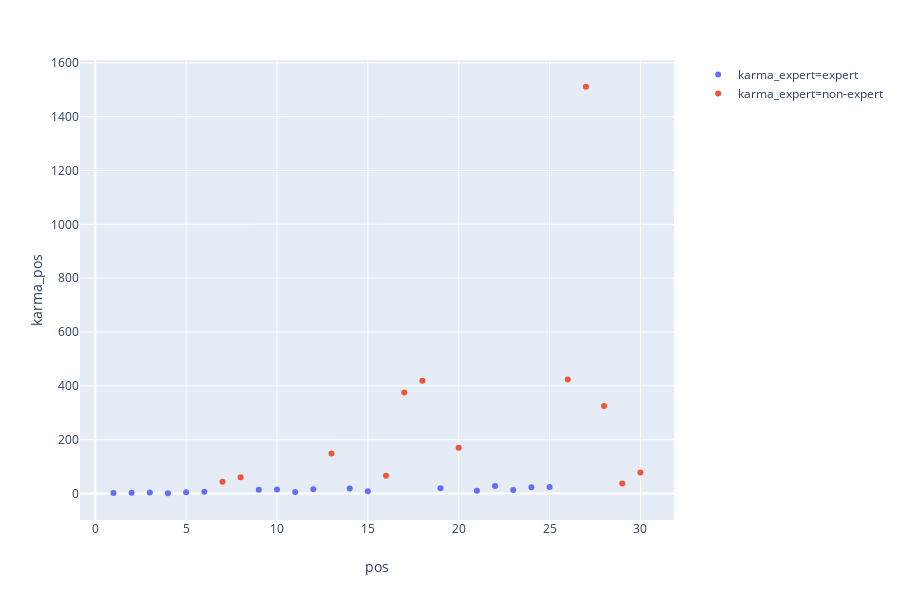

Notebook source saved alongside this figure:
### Code cell
import plotly.express as px
iris = px.data.iris()
data = []
for t in a:
    karma_expert = 'expert' if t[1] <= 30 else 'non-expert'
    data.append((t[0], t[1], karma_expert))
    
df = pd.DataFrame(data, columns=['pos', 'karma_pos', 'karma_expert'])
fig = px.scatter(df, x="pos", y="karma_pos", color="karma_expert", hover_data=['pos','karma_pos'])
fig.show()

### Figure 1 — Plotly figure (JSON) as saved in the notebook; plotly's stock layout.template omitted (floating-point values rounded to 4 significant figures)
{"data": [{"customdata": [[1, 2], [2, 3], [3, 4], [4, 1], [5, 5], [6, 7], [9, 14], [10, 15], [11, 6], [12, 16], [14, 19], [15, 8], [19, 20], [21, 10], [22, 28], [23, 13], [24, 23], [25, 24]], "hoverlabel": {"namelength": 0}, "hovertemplate": "karma_expert=expert<br>pos=%{customdata[0]}<br>karma_pos=%{customdata[1]}", "legendgroup": "karma_expert=expert", "marker": {"color": "#636efa", "symbol": "circle"}, "mode": "markers", "name": "karma_expert=expert", "showlegend": true, "type": "scatter", "x": [1, 2, 3, 4, 5, 6, 9, 10, 11, 12, 14, 15, 19, 21, 22, 23, 24, 25], "xaxis": "x", "y": [2, 3, 4, 1, 5, 7, 14, 15, 6, 16, 19, 8, 20, 10, 28, 13, 23, 24], "yaxis": "y"}, {"customdata": [[7, 44], [8, 60], [13, 149], [16, 66], [17, 375], [18, 419], [20, 170], [26, 424], [27, 1511], [28, 325], [29, 37], [30, 78]], "hoverlabel": {"namelength": 0}, "hovertemplate": "karma_expert=non-expert<br>pos=%{customdata[0]}<br>karma_pos=%{customdata[1]}", "legendgroup": "karma_expert=non-expert", "marker": {"color": "#EF553B", "symbol": "circle"}, "mode": "markers", "name": "karma_expert=non-expert", "showlegend": true, "type": "scatter", "x": [7, 8, 13, 16, 17, 18, 20, 26, 27, 28, 29, 30], "xaxis": "x", "y": [44, 60, 149, 66, 375, 419, 170, 424, 1511, 325, 37, 78], "yaxis": "y"}], "layout": {"height": 600, "legend": {"tracegroupgap": 0}, "margin": {"t": 60}, "xaxis": {"anchor": "y", "domain": [0, 0.98], "title": {"text": "pos"}}, "yaxis": {"anchor": "x", "domain": [0, 1], "title": {"text": "karma_pos"}}}}
